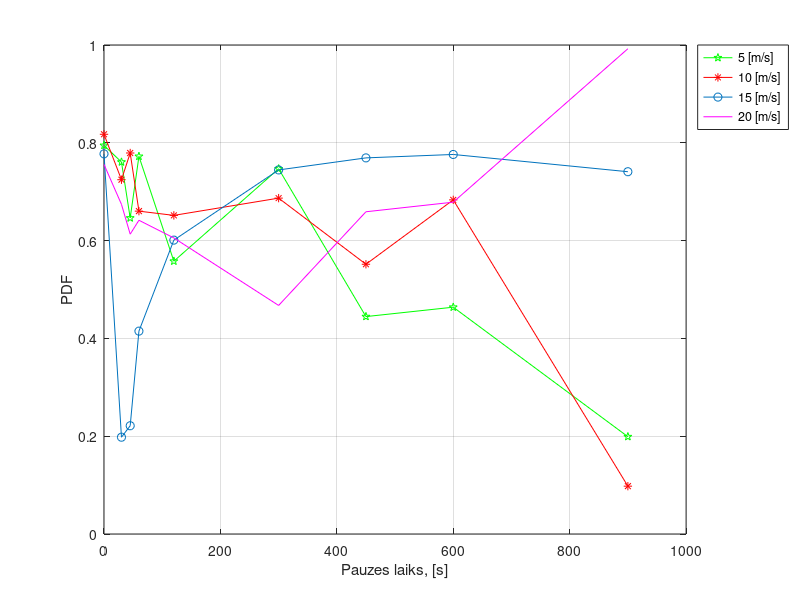
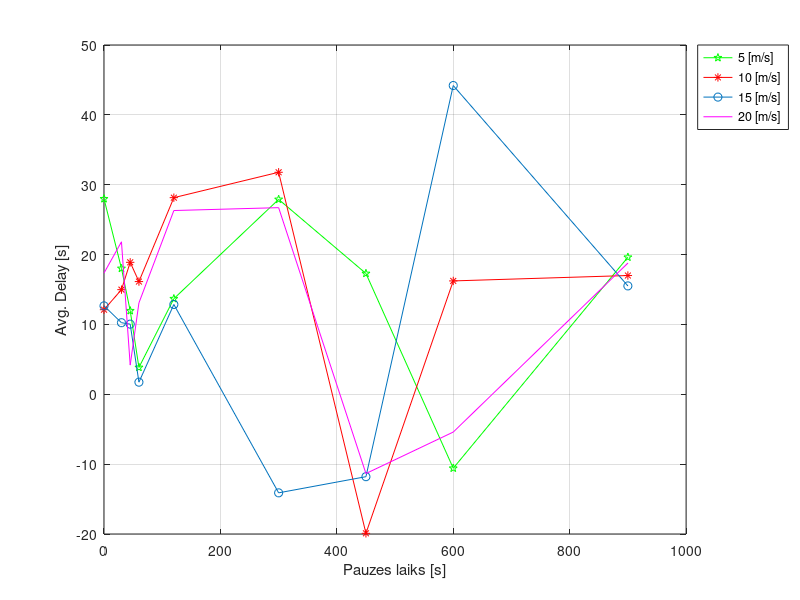
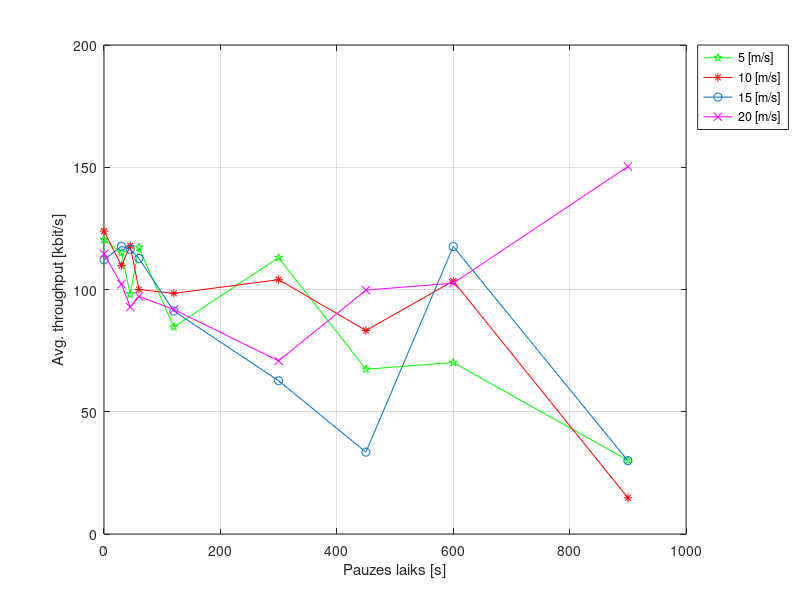
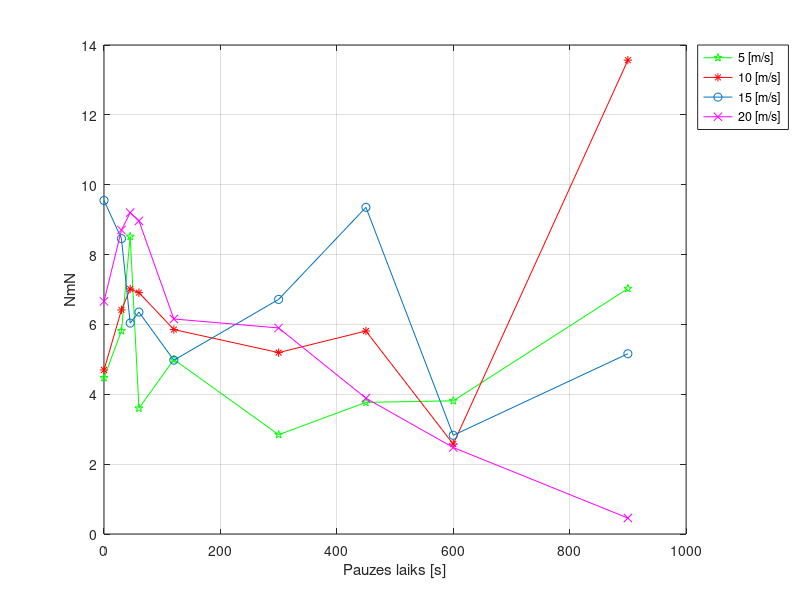

Here is the MATLAB script that generated these plots, in order:
pause=[0 30 45 60 120 300 450 600 900];
max5_pdf=[0.794662127245645 0.760668411761125 0.646280791166121 0.772285939680806  0.557911661206164 0.746873954181752 0.444619916785617 0.46383121232418 0.199011803458688];
max5_avT=[120.35 115.05 98.08 117.19 84.68 113.02 67.41 70.14 30.14]; %[kbps]
max5_delay=[27.986231 18.022185 11.961217 3.841986 13.684612 27.901133 17.293809 -10.581510 19.617216]; %[s]
max5_NmN=[ 4.47299365006503 5.81501340482574  8.51877581674803  3.60000785761993 4.99652003697461 2.84382255896371 3.76864754098361 3.81325894322284 7.02574712643678];

max10_delay=[12.110384  14.978449  18.891833 16.133772 28.146243  31.780853  -19.902480 16.229329 17.001239];
max10_pdf=[0.817438857663679 0.724498480243161  0.77914371785899 0.660242575310819 0.651581641982081 0.686872985954885 0.55163996948894 0.683298367235246 0.0978184805427937];
max10_avT=[123.89 109.75 117.88 100.00 98.43 104.02 83.24 103.46 14.80];
max10_NmN=[4.69694491934884 6.41579963081054 7.01616871704745 6.91068139963168 5.85323417987933 5.1937682570594 5.81067477876106 2.57335469229742 13.5654743390358];


max15_pdf=[0.777432806745198  0.197956887902466 0.221376833647818  0.414873514172508  0.600976852834997 0.744510674533179 0.769162915196496 0.77614840452986  0.740872581234027];
max15_avT=[112.11 117.69 116.42 112.71 91.20 62.67 33.49 117.59 29.98]; 
max15_NmN=[9.54901236088867  8.45618838992333  6.03899236761973  6.35386626363302  4.97622412922766 6.71672054069938  9.35262579048666 2.8260835519361 5.16111196436799 ];
max15_delay=[12.661004 10.248375  10.042278 1.734182 12.856293 -14.106861 -11.794343 44.199613 15.515321];

max20_delay=[17.354478  21.829388   4.180406  13.082088  26.304710  26.716284  -11.344534  -5.407344  18.780997];
max20_pdf=[0.755718234561526 0.674143643050363 0.613169099756691 0.641613226757438 0.60545807783376 0.467414432488297 0.658972721467019 0.678605146946855 0.992369429075211];
max20_avT=[114.54 102.12 92.82 97.19  91.83 70.80 99.76 102.59 150.29];
max20_NmN=[6.66027573455525 8.70256988277728 9.20192450771291 8.9653735019658 6.15617949360742 5.8990050074787 3.88771978402326 2.47621398438201 0.457065833409919];


figure(1)
plot(pause, max5_pdf, 'g-p',pause, max10_pdf, 'r-*',pause, max15_pdf, '-o',pause, max20_pdf, 'm'), grid on;
vleg = legend('5 [m/s]','10 [m/s]','15 [m/s]','20 [m/s]',...
		'Location','NorthEastOutside');
	xlabel('Pauzes laiks, [s]')
	ylabel('PDF')
	%title('PDF')

figure(2)
plot(pause, max5_delay, 'g-p',pause, max10_delay, 'r-*',pause, max15_delay, '-o',pause, max20_delay, 'm'), grid on
vleg = legend('5 [m/s]','10 [m/s]','15 [m/s]','20 [m/s]',...
		'Location','NorthEastOutside');
	xlabel('Pauzes laiks [s]')
	ylabel('Avg. Delay [s]')
	%title('Videja aizkave tikla')

figure(3)
plot(pause, max5_avT, 'g-p',pause, max10_avT, 'r-*',pause, max15_avT, '-o',pause, max20_avT, '-mx'), grid on
vleg = legend('5 [m/s]','10 [m/s]','15 [m/s]','20 [m/s]',...
		'Location','NorthEastOutside');
	xlabel('Pauzes laiks [s]')
	ylabel('Avg. throughput [kbit/s]')

figure(4)
plot(pause, max5_NmN, 'g-p', pause, max10_NmN, 'r-*', pause, max15_NmN, '-o', pause, max20_NmN, '-mx'), grid on
vleg = legend('5 [m/s]','10 [m/s]','15 [m/s]','20 [m/s]',...
		'Location','NorthEastOutside');
	xlabel('Pauzes laiks [s]')
	ylabel('NmN')
